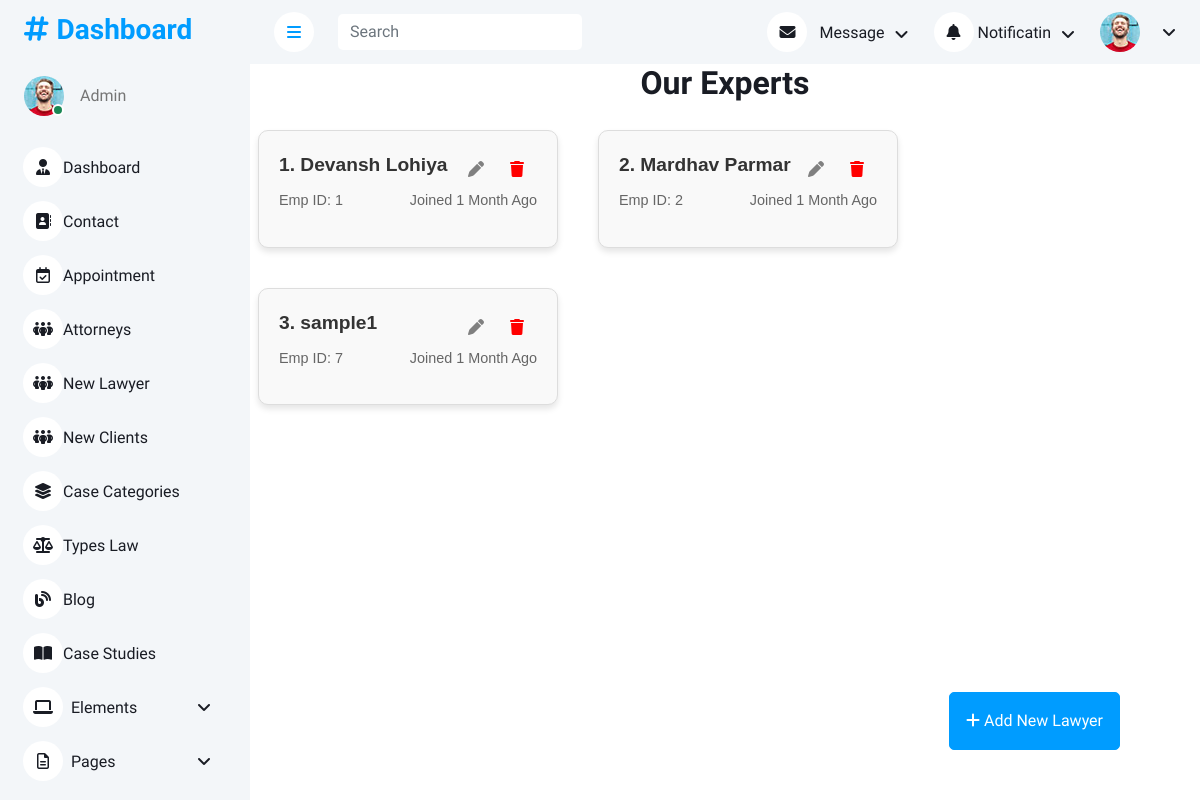
The page /adminapp/lawyer on the database as committed earlier.
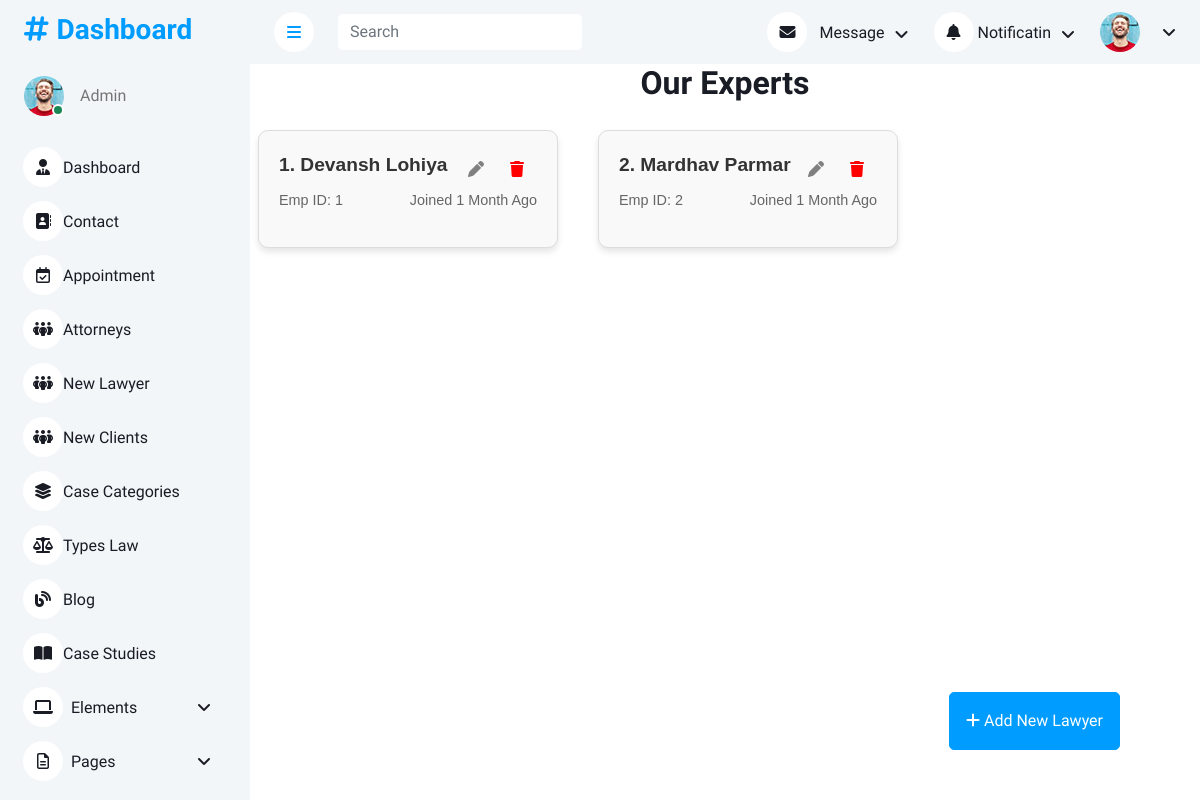
The same page on the database as committed later.
### adminapp/models.py (models this page shows, shortened)
class lawyer(models.Model):
    name = models.CharField(max_length=50)
    email = models.EmailField()
    age = models.IntegerField(null=True, blank=True)
    password = models.CharField(max_length=50)

### adminapp/views.py (the view)
# urls.py: path('/lawyer', views.lawyers),
def lawyers(request):
    data = lawyer.objects.all
    return render(request,'adminapp/lawyer.html',{"data":data})

### templates/adminapp/lawyer.html (shortened to what this page needs)
<!DOCTYPE html>
{% load static %}
<html lang="en">
<head>
    <link href="https://cdnjs.cloudflare.com/ajax/libs/font-awesome/6.7.2/css/all.min.css" rel="stylesheet">
    <link href="https://cdn.jsdelivr.net/npm/bootstrap-icons@1.4.1/font/bootstrap-icons.css" rel="stylesheet">
    <link href="{% static 'adminapp/lib/owlcarousel/assets/owl.carousel.min.css' %}" rel="stylesheet">
    <link href="{% static 'adminapp/lib/tempusdominus/css/tempusdominus-bootstrap-4.min.css' %}" rel="stylesheet">
    <link href="{% static 'adminapp/css/bootstrap.min.css' %}" rel="stylesheet">
    <link href="{% static 'adminapp/css/style.css' %}" rel="stylesheet">
</head>
<body>
    <div class="container-xxl position-relative bg-white d-flex p-0">
        {% include 'adminapp/sidebar.html' %}
        <div class="content">
            {% include 'adminapp/navbar.html' %}
            <h2 class="text-center">Our Experts </h2>
            <div class="row">
                {% for i in data %}
                <div class="col-4" style="font-family: Arial, sans-serif; max-width: 300px; margin: 20px; border: 1px solid #ddd; border-radius: 10px; padding: 20px; box-shadow: 0 4px 6px rgba(0,0,0,0.1); background: #f9f9f9; height: fit-content;">
                    <a href="{% url 'edit_lawyer' i.id %}" style="margin: 0; font-size: 1.2em; font-weight:bold; color: #333;">{{ forloop.counter }}. {{ i.name }}
                        <a href="{% url 'delete_lawyer' i.id %}" class="btn btn-link float-end"><i class="fa-solid fa-trash" style="color:red;"></i></a>
                        <a href="{% url 'edit_lawyer' i.id %}" class="btn btn-link float-end"><i class="fa-solid fa-pen" style="color:grey;"></i>
                    </a>
                    <div>
                        <div style="display: flex; align-items: center; justify-content: space-between; margin-bottom: 15px;">
                            <span style="display: flex; align-items: center; font-size: 0.9em; color: #666;">Emp ID: {{i.id}}</span>
                            <span style="display: flex; align-items: center; font-size: 0.9em; color: #666;">Joined 1 Month Ago</span>
                        </div>
                    </div>
                </div>
                {% endfor %}
            </div>
            <a class="btn btn-primary circle py-3 px-3" style="position: fixed; bottom: 50px; right: 80px; z-index: 1030;" href="{% url 'add_new_lawyer' %}"><i class="fa-solid fa-plus fa-beat"></i>
                Add New Lawyer
            </a>
        </div>
    </div>
</body>
</html>

Rows that differ between the two databases and show on the page:
removed lawyer: name "sample1", id "7"
